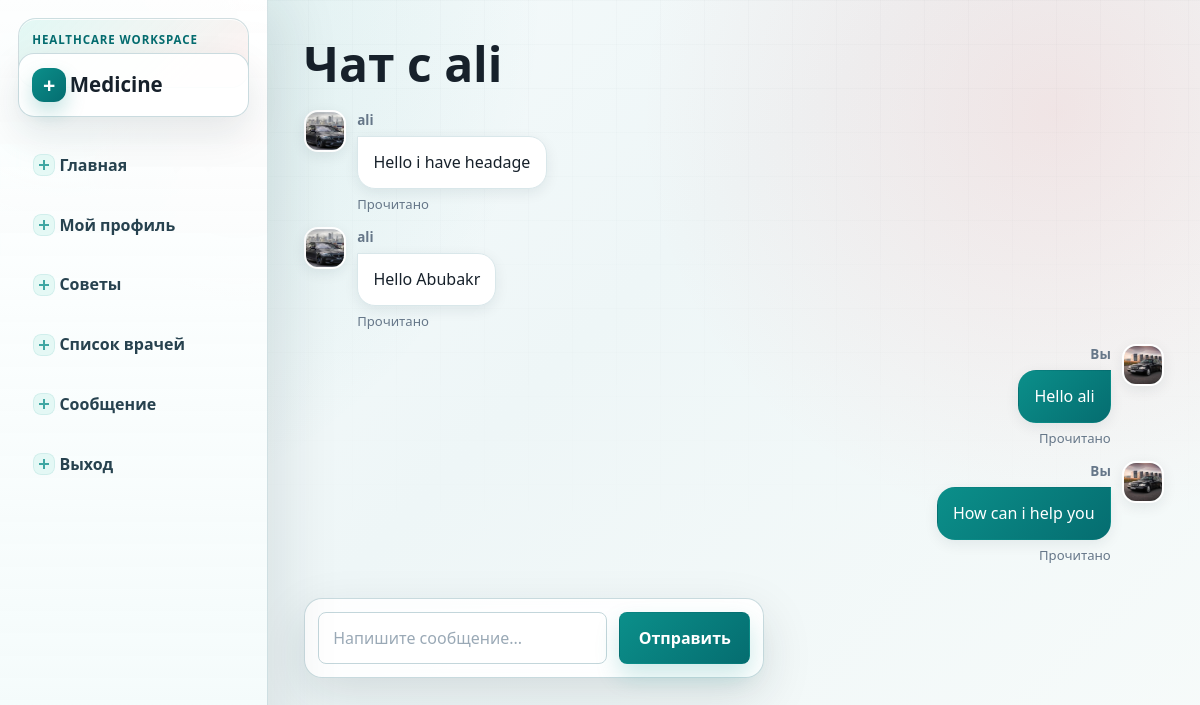
The app's page /chat/send_message/3 (signed in) with its own data.
### accounts/models.py (models this page shows, shortened)
class User(AbstractUser):
    ROLE_CHOICES = (
        ('patient', 'Patient'),
        ('doctor', 'Doctor'),
        ('admin', 'Admin'),
    )
    role = models.CharField(
        max_length=20,
        choices=ROLE_CHOICES
    )
    phone = models.CharField(
        max_length=20,
        unique=True
    )
    age=models.PositiveIntegerField()

class Profile(models.Model):
    ROLE_CHOICES = (
        ('patient', 'Patient'),
        ('doctor', 'Doctor'),
        ('admin', 'Admin'),
    )
    user=models.OneToOneField(settings.AUTH_USER_MODEL,on_delete=models.CASCADE,related_name='profile')
    age=models.PositiveIntegerField(null=True,blank=True)
    role = models.CharField(max_length=20, choices=ROLE_CHOICES, default='patient')
    phone=models.CharField(max_length=14,blank=True)
    photo=models.ImageField(upload_to='users/',blank=True,null=True)

### chat/models.py (models this page shows, shortened)
class Direct(models.Model):
    sender=models.ForeignKey(User,on_delete=models.CASCADE,related_name='send_messages')
    receiner=models.ForeignKey(User,on_delete=models.CASCADE,related_name='received_messages')
    text=models.TextField()
    created_at=models.DateTimeField(auto_now_add=True)
    is_readed=models.BooleanField(default=False)

### chat/views.py (the view, shortened to what this page needs)
@login_required(login_url='login')
def send_message(request,pk):
    ptn=get_object_or_404(User,pk=pk)
    message=Direct.objects.filter(
        Q(sender=request.user, receiner=ptn) |
        Q(sender=ptn, receiner=request.user)
    ).order_by("created_at")
    message.filter(receiner=request.user, is_readed=False).update(is_readed=True)
    return render(request,'chat/send_message.html',{"messages":message,"profile":ptn})

### templates/chat/send_message.html (shortened to what this page needs)
{% extends "accounts/base.html" %}
{% block main %}
<h1>Чат с {{ profile.username }}</h1>
<ul class="chat-list dm-messages">
    {% for i in messages %}
        <li class="chat-message {% if i.sender == request.user %}msg-own{% else %}msg-other{% endif %}">
            <div class="msg-avatar">
                {% if i.sender.profile.photo %}
                    <img src="{{ i.sender.profile.photo.url }}" alt="">
                {% else %}
                    <img src="/media/user.png" alt="">
                {% endif %}
            </div>
            <div class="msg-body">
                <div class="msg-meta">
                    <b>
                        {% if i.sender == request.user %}
                            Вы
                        {% else %}
                            {{ i.sender.username }}
                        {% endif %}
                    </b>
                </div>
                <div class="msg-bubble">
                    <p>{{ i.text }}</p>
                </div>
                <div class="msg-read">
                    {% if i.is_readed %}
                        Прочитано
                    {% else %}
                        Не прочитано
                    {% endif %}
                </div>
            </div>
        </li>
    {% empty %}
        <p class="muted">Сообщений нет</p>
    {% endfor %}
</ul>
<form class="chat-form chat-form-inline" action="" method="post">
    <input class="chat-input" type="text" placeholder="Напишите сообщение..." name="text">
    <button class="chat-send" type="submit">Отправить</button>
</form>
{% endblock %}

### records on screen
User: username "ali"
Direct: sender.profile.photo (picture), sender.username "ali", text "Hello i have headage", is_readed "Прочитано"
Direct: sender.profile.photo (picture), sender.username "ali", text "Hello Abubakr", is_readed "Прочитано"
Direct: sender.profile.photo (picture), shows "Вы", text "Hello ali", is_readed "Прочитано"
Direct: sender.profile.photo (picture), shows "Вы", text "How can i help you", is_readed "Прочитано"
